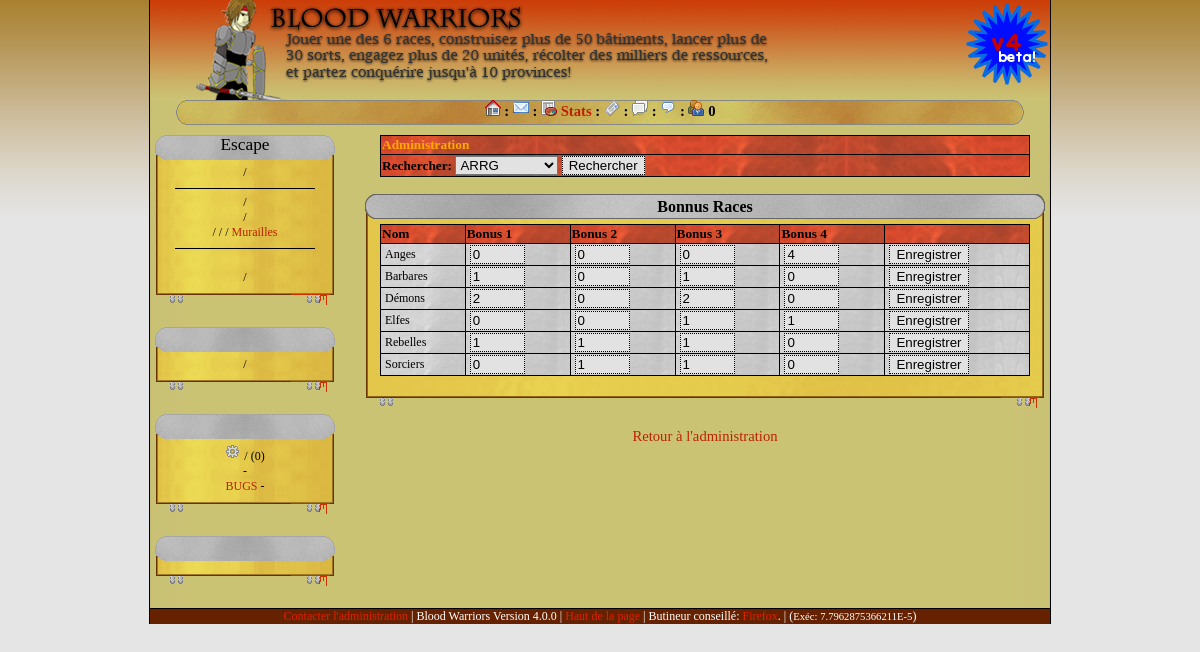
Screenshot of /index.php?p=admin_races (signed in) with the database file from the repository.
### tables this page shows
CREATE TABLE `joueurs` (
  `id` int(9) NOT NULL auto_increment,
  `login` varchar(30) NOT NULL default '',
  `password` varchar(255) NOT NULL default '',
  `pseudo` varchar(20) NOT NULL default '',
  `royaume` varchar(30) NOT NULL default '',
  `race` tinyint(1) unsigned NOT NULL default '0',
  `victoires` smallint(2) unsigned NOT NULL default '0',
  `pertes` smallint(2) unsigned NOT NULL default '0',
  `acceslvl` tinyint(1) unsigned NOT NULL default '0',
  `puissance` int(4) unsigned NOT NULL default '0',
  `theme` tinyint(2) NOT NULL default '0',
  `avatar` varchar(255) NOT NULL default '',
  `vacances` int(4) unsigned NOT NULL default '0',
  `ally_id` int(4) unsigned NOT NULL default '0',
  `ally_lvl` tinyint(1) unsigned NOT NULL default '0',
  `lang` varchar(5) NOT NULL default '',
  `user_session` int(4) unsigned NOT NULL default '0',
  `prenom` varchar(30) NOT NULL default '',
  `nom` varchar(30) NOT NULL default '',
  `email` varchar(60) NOT NULL default '',
  `activationtime` int(9) NOT NULL default '0',
  `decouverte` varchar(255) NOT NULL default '',
  `aut` varchar(15) NOT NULL default '100000000000001',
  PRIMARY KEY  (`id`)
);

CREATE TABLE `info_races` (
  `id_race` tinyint(1) unsigned NOT NULL default '0',
  `bonus_1` tinyint(1) unsigned NOT NULL default '0',
  `bonus_2` tinyint(1) unsigned NOT NULL default '0',
  `bonus_3` tinyint(1) unsigned NOT NULL default '0',
  `bonus_4` tinyint(1) unsigned NOT NULL default '0',
  `comment` varchar(250) NOT NULL default '',
  `score` int(4) unsigned NOT NULL default '0',
  `nbunites` mediumint(3) unsigned NOT NULL default '0'
);

### admin/gestion_races.php (the view, shortened to what this page needs)
<?php
include ('adminheader.php');
echo "	<table class=\"newtable\"><tr>\n";
echo "		<td class=\"newtitre\">Bonnus Races</td>\n";
echo "	</tr><tr>\n";
echo "		<td class=\"newcontenu\">\n";
echo "			<table class=\"newsmalltable\">\n";
echo "			<tr>\n";
echo "				<th>Nom</th>\n";
echo "				<th>Bonus 1</th>\n";
echo "				<th>Bonus 2</th>\n";
echo "				<th>Bonus 3</th>\n";
echo "				<th>Bonus 4</th>\n";
echo "				<th>&nbsp;</th>\n";
echo "			</tr>\n";
$sql = "SELECT * FROM info_races ORDER BY id_race ASC";
$req = sql_query($sql);
while($res = sql_object($req))
{
	echo "			<form method=\"post\" action=\"?p=admin_races\">\n";
	echo "			<tr>\n";
	echo "				<td>".return_guilde($res->id_race, $Joueur->lang)."</th>\n";
	echo "				<td><input type=\"text\" maxlengh=\"3\" size=\"4\" value=\"".$res->bonus_1."\" name=\"bonus_1\" /></td>\n";
	echo "				<td><input type=\"text\" maxlengh=\"3\" size=\"4\" value=\"".$res->bonus_2."\" name=\"bonus_2\" /></td>\n";
	echo "				<td><input type=\"text\" maxlengh=\"3\" size=\"4\" value=\"".$res->bonus_3."\" name=\"bonus_3\" /></td>\n";
	echo "				<td><input type=\"text\" maxlengh=\"3\" size=\"4\" value=\"".$res->bonus_4."\" name=\"bonus_4\" /></td>\n";
	echo "				<td><input type=\"submit\" value=\"Enregistrer\"></td>\n";
	echo "			</tr>\n";
	echo "			</form>\n";
}
echo "			</table>\n";
echo "		</td>\n";
echo "	</tr><tr>\n";
echo "		<td class=\"newfin\">&nbsp;</td>\n";
echo "	</tr><tr>\n";
echo "</table>\n";
echo "<a href=\"?p=admin_admin\">Retour à l'administration</a><br />\n";

### colonne.php (shortened to what this page needs)
<?php
if (session_is_registered("id_joueur") == false)
{
	?>
		<div class="colonne_top">Blood Warriors</div>
		<div class="colonne_main">
				<a href="?"><?php echo $lang_links['nocon_linkhome']; ?></a><br />
			<img src="images/trait.png" /><br />
				<a href="?p=faq"><?php echo $lang_links['nocon_linkfaq']; ?></a> /
				<a href="?p=regles"><?php echo $lang_links['rules']; ?></a><br />
			<img src="images/trait.png" /><br />
				<a href="?p=merci"><?php echo $lang_links['nocon_linkowner']; ?></a><br />
				<a href="?p=parte"><?php echo $lang_links['nocon_linklink']; ?></a><br />
				<a href="?p=download"><?php echo $lang_links['nocon_linkdown']; ?></a><br />
		</div>
		<div class="colonne_end"></div>
	<?php
		if ($CONF['game_status'] >= 1) { ?>
	<form name="form1" method="post" action="log.php">
		<div class="colonne_top"><?php echo $lang_links['nocon_title']; ?></div>
		<div class="colonne_main">
			<?php if($CONF['game_status'] >= 2) {
				echo "<p class=\"entoure\"><a href=\"?p=inscrip\">".$lang_links['nocon_linksub']."</a></p>\n";
			} ?>
			<div style="width: 80px; font-weight: bold;font-size: 8pt; float:left;">
				<?php echo $lang_links['nocon_login']; ?>
			</div>
			<div style=" float:left;">
				<input name="login" type="text" size="10">
			</div>
			<br style="clear: both;"/>
			<div style="width: 80px; font-weight: bold; font-size: 8pt; float:left;">
				<?php echo $lang_links['nocon_pwd']; ?>
			</div>
			<div style=" float:left;">
				<input name="mdp" type="password" size="10">
			</div>
			<br style="clear: both;"/>
			<?php echo $lang_links['nocon_auto']; ?>: <input type="checkbox" name="cookie" value="1" /><br />
			<input type="submit" name="Submit" value="<?php echo $lang_links['nocon_btn'];?>"><br />
			<a href="?p=lostpassword"><em><?php echo $lang_links['nocon_lost']; ?></em></a>
		</div>
		<div class="colonne_end"></div>
	</form>
	<?php } ?>
	<br />
<?php
}
else
{
	$MarcheR		= bw_batiavailable('marche', false);
	$FermR			= bw_batiavailable('ferme', false);
	$SortR			= bw_batiavailable('sorcelerie', false);
	$AllyR			= bw_batiavailable('auberge', false);
	$WoodMuraille	= bw_batiavailable(2);
	$StoneMuraille	= bw_batiavailable(29);
	$GranitMuraille	= bw_batiavailable(41);
	echo "			<div class=\"colonne_top\">\n";
	echo "				".$Joueur->pseudo;
	echo "\n			</div>\n";
	echo "			<div class=\"colonne_main\">\n";
	echo "				<a href=\"?p=index\">".$lang_links['index'].'</a> / <a href="?p=search2">'.$lang_links['search']."</a>";
	echo "				<br /><img src=\"images/trait.png\" /><br />\n";
	if($CONF['game_status'] >= 2) {
		echo "				<a href=\"?p=paysans\">".$lang_links['peasant']."</a> / ";
		echo " <a href=\"?p=const\">".$lang_links['const']."</a><br />\n";
		if($FermR == 1)	echo " / <a href=\"?p=bsp_terrain\">".$lang_links['land']."</a>";
		echo "<br />";
		if($MarcheR == 1)	echo " / <a href=\"?p=bsp_marche\">".$lang_links['market']."</a>";
		if($SortR == 1)	echo " / <a href=\"?p=bsp_sort\">".$lang_links['sorcery']."</a>";
		if($WoodMuraille || $StoneMuraille || $GranitMuraille) echo " / <a href=\"?p=bsp_murailles\">Murailles</a>";
		echo "\n				<br /><img src=\"images/trait.png\" /><br />\n";
		echo "				<a href=\"?p=unites\">".$lang_links['unites']."</a><br />\n";
		echo "				<a href=\"?p=war\">".$lang_links['war']."</a> / ";
		echo "<a href=\"?p=scores\">".$lang_links['scores']."</a><br />\n";
	}
	echo "			</div>\n";
	echo "			<div class=\"colonne_end\"></div>\n";
	echo "			<br />\n\n";
	if($AllyR == 1 && $CONF['game_status'] >= 2)
	{
		echo "			<div class=\"colonne_top\">".$lang_links['allyhead']."</div>\n";
		echo "			<div class=\"colonne_main\">\n";
		if($Joueur->ally_id != 0)
		{
			echo '				<a href="index.php?p=ally_news">'.$lang_links['allynews'].'</a> / ';
			echo '				<a href="index.php?p=forum2&theme=9">'.$lang_links['allyforum']."</a><br />\n";
		}
		else
		{
			echo "				<a href=\"index.php?p=ally_none\">".$lang_links['allysearch']."</a>\n";
		}
		echo "			</div>\n";
		echo "			<div class=\"colonne_end\">&nbsp;</div>\n";
		echo "			<br />\n\n";
	}
	echo "			<div class=\"colonne_top\">".$lang_links['title2']."</div>\n";
	echo "			<div class=\"colonne_main\">\n";
	echo '				<img src="images/icons/icon_parametres.png" alt="admin" /><a href="index.php?p=para">'.$lang_links['conf'].'</a> / <a href="index.php?p=memo">'.$lang_links['memos'].'</a>';
	$sqlmemo = "SELECT id_message FROM messages WHERE location = 'meo' AND id_from = '".$_SESSION['id_joueur']."'";
	$reqmemo = sql_query($sqlmemo);
	$nbrmemo = mysql_num_rows($reqmemo);
	echo ' ('.$nbrmemo.')<br />';
	echo '				<a href="index.php?p=faq">'.$lang_links['FAQ'].'</a> - <a href="index.php?p=regles">'.$lang_links['rules']."</a><br />\n";
	echo "				<a href=\"?p=errors\">BUGS</a> - \n";
	echo "			</div>\n";
	echo "			<div class=\"colonne_end\">&nbsp;</div>\n";
	echo "			<br />\n\n";
	if($_SESSION['aut'][1] == 1)
	{
		echo "			<div class=\"colonne_top\">".$lang_links['title3']."</div>\n";
		echo "			<div class=\"colonne_main\">\n";
		echo "			</div>\n";
		echo "			<div class=\"colonne_end\">&nbsp;</div>\n";
		echo "			<br />\n";
	}
}
?>

### css8.css (style rules this page uses)
body { background:url(images/css/v4/Background-V4.0.1.png); background-repeat : repeat-x; background-color: #e5e5e5; margin: 0px; padding: 0px; font-size: 11pt; }
div.colonne_top { background:url(images/css/v4/colonne_top.png); height: 25px; width: auto; font-size: 13pt; vertical-align: middle; }
div.colonne_main { background:url(images/css/v4/colonne_main.png); width: auto; background-repeat: repeat-y; padding-top: 5px; font-size: 9pt; }
div.colonne_end { width: auto; height: 25px; background:url(images/css/v4/colonne_end.png); background-repeat: no-repeat; padding: 0px; margin: 0px; }
table.newtable { width:680px; border: 0px; border-collapse: collapse; text-align: center; }
td.newtitre { width:auto; font-weight: bold; background:url(images/css/v4/entetelarge.png); padding: 0px 0px; text-align: center; line-height: 20px; height: 25px; font-size: 12pt; }
td.newcontenu { width:100%; background: url(images/css/v4/contenularge.png); font-size: 12px; padding: 5px 5px; text-align: center; text-align:justify; }
td.newfin { width:100%; background: url(images/css/v4/baslarge.png); height: 27px; font-size: 14px; padding: 0px 5px; text-align: center; padding-bottom: 20px; background-repeat: no-repeat; }
table.newsmalltable { width: 650px; border: none; margin-left:auto; margin-right:auto; border-collapse: collapse; }
table.newsmalltable th { background:url('images/css/v4/entete.png'); text-align: left; border: 1px solid black; font-weight: bold; font-size: 10pt; }
table.newsmalltable td { background:url('images/css/v4/in.png'); text-align: left; font-size: 9pt; border: 1px solid black; padding: 1px 4px; }
img { border: 0px; }
input { border: 1px dotted #000; background: #E2E2E2; }
form { margin: 0px; padding: 0px; border: 0px; }
a:link { color:#b20; text-decoration:none; }

### rows the page displays
joueurs: pseudo "Escape"
info_races: id_race.lang "Anges", bonus_1 "0", bonus_2 "0", bonus_3 "0", bonus_4 "4"
info_races: id_race.lang "Barbares", bonus_1 "1", bonus_2 "0", bonus_3 "1", bonus_4 "0"
info_races: id_race.lang "Démons", bonus_1 "2", bonus_2 "0", bonus_3 "2", bonus_4 "0"
info_races: id_race.lang "Elfes", bonus_1 "0", bonus_2 "0", bonus_3 "1", bonus_4 "1"
info_races: id_race.lang "Rebelles", bonus_1 "1", bonus_2 "1", bonus_3 "1", bonus_4 "0"
info_races: id_race.lang "Sorciers", bonus_1 "0", bonus_2 "1", bonus_3 "1", bonus_4 "0"

### other values shown
$Connectes "0"
$nbrmemo "0"
$CONF['game_version'] "4.0.0"
$MicroTime['final'] "7.7962875366211E-5"
form field JId "ARRG"
